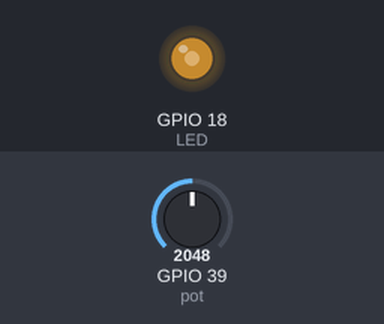
The sketch below on a simulated ESP32. On the bench: output pins drawn as LEDs (lit = HIGH). The test bench sets the inputs (shaded band); at power-on: GPIO 39 (pot) = 2048. What the sketch prints to the serial monitor is not drawn.

Above: at 1.2 s.
1.3 s: GPIO 39 (pot) set to 2866
At 2.5 s:
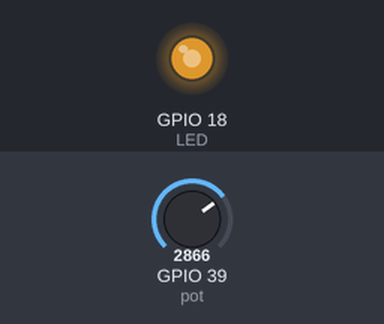
2.8 s: GPIO 39 (pot) set to 491
At 3.7 s:
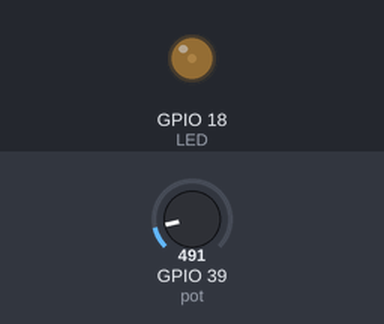
4.3 s: GPIO 39 (pot) set to 0
At 4.8 s:
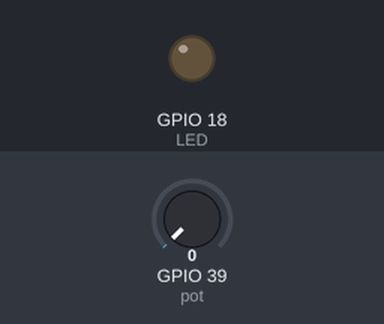
5.8 s: GPIO 39 (pot) set to 3603
At 7.1 s:
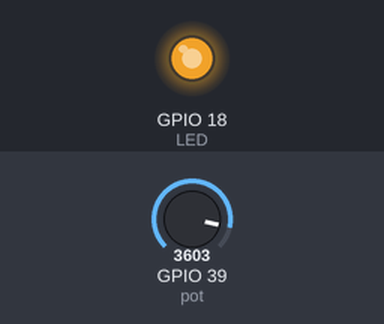
Timing chart, 0 to 8.3 s (numbered marks = the images above; inputs shaded):
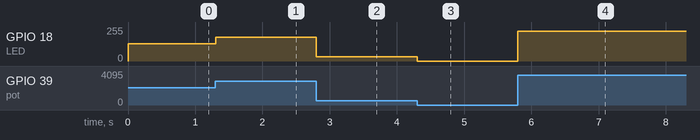

The sketch:

07-Brillo-pot.ino
```cpp
#define LED 18
#define pot 39

int brillo = 4095;
int canal = 0;
int frec = 1000;
int res = 12;
int val;

void setup() {
  Serial.begin(115200);

  ledcAttachPin(LED, canal);
  ledcSetup(canal, frec, res);
}

void loop() {
  val = analogRead(pot);
  Serial.print("Valor: ");
  Serial.println(val);
  ledcWrite(0, val);
}
```

Measured:
- after the input at 1.3 s, GPIO 18 (LED): 128/255 → 178/255 at once
- after the input at 2.8 s, GPIO 18 (LED): 178/255 → 31/255 at once
- after the input at 4.3 s, GPIO 18 (LED): 31/255 → 0/255 at once
- after the input at 5.8 s, GPIO 18 (LED): 0/255 → 224/255 at once
